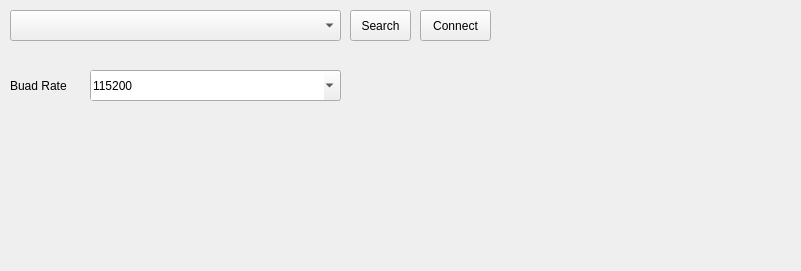
<?xml version="1.0" encoding="UTF-8"?>
<ui version="4.0">
 <class>PortTab</class>
 <widget class="QWidget" name="PortTab">
  <property name="geometry">
   <rect>
    <x>0</x>
    <y>0</y>
    <width>801</width>
    <height>271</height>
   </rect>
  </property>
  <property name="windowTitle">
   <string>Form</string>
  </property>
  <widget class="QComboBox" name="portComboBox">
   <property name="geometry">
    <rect>
     <x>10</x>
     <y>10</y>
     <width>331</width>
     <height>31</height>
    </rect>
   </property>
   <property name="styleSheet">
    <string notr="true">padding-left: 5pt;</string>
   </property>
  </widget>
  <widget class="QPushButton" name="portSearchPushButton">
   <property name="geometry">
    <rect>
     <x>350</x>
     <y>10</y>
     <width>61</width>
     <height>31</height>
    </rect>
   </property>
   <property name="text">
    <string>Search</string>
   </property>
  </widget>
  <widget class="QPushButton" name="portConnectPushButton">
   <property name="geometry">
    <rect>
     <x>420</x>
     <y>10</y>
     <width>71</width>
     <height>31</height>
    </rect>
   </property>
   <property name="text">
    <string>Connect</string>
   </property>
   <property name="checkable">
    <bool>true</bool>
   </property>
  </widget>
  <widget class="QComboBox" name="baudRateComboBox">
   <property name="geometry">
    <rect>
     <x>90</x>
     <y>70</y>
     <width>251</width>
     <height>31</height>
    </rect>
   </property>
   <property name="styleSheet">
    <string notr="true">padding-left: 5pt;</string>
   </property>
   <property name="editable">
    <bool>true</bool>
   </property>
   <property name="currentIndex">
    <number>6</number>
   </property>
   <item>
    <property name="text">
     <string>9600</string>
    </property>
   </item>
   <item>
    <property name="text">
     <string>19200</string>
    </property>
   </item>
   <item>
    <property name="text">
     <string>28800</string>
    </property>
   </item>
   <item>
    <property name="text">
     <string>38400</string>
    </property>
   </item>
   <item>
    <property name="text">
     <string>57600</string>
    </property>
   </item>
   <item>
    <property name="text">
     <string>76800</string>
    </property>
   </item>
   <item>
    <property name="text">
     <string>115200</string>
    </property>
   </item>
   <item>
    <property name="text">
     <string>230400</string>
    </property>
   </item>
   <item>
    <property name="text">
     <string>460800</string>
    </property>
   </item>
   <item>
    <property name="text">
     <string>921600</string>
    </property>
   </item>
   <item>
    <property name="text">
     <string>1000000</string>
    </property>
   </item>
   <item>
    <property name="text">
     <string>2000000</string>
    </property>
   </item>
  </widget>
  <widget class="QLabel" name="baudRateLabel">
   <property name="geometry">
    <rect>
     <x>10</x>
     <y>70</y>
     <width>71</width>
     <height>31</height>
    </rect>
   </property>
   <property name="text">
    <string>Buad Rate</string>
   </property>
  </widget>
 </widget>
 <resources/>
 <connections/>
</ui>
